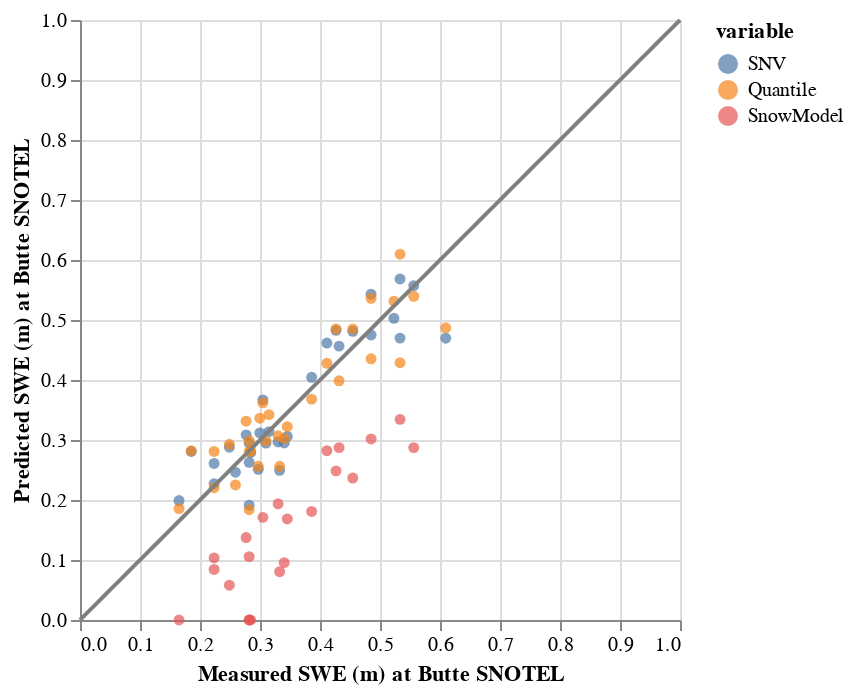

Notebook cell for this chart:
### Markdown cell above
### Plot prediction scatter:

### Code cell
data2 = {'x': np.linspace(0,1,100),
        'y': np.linspace(0,1,100)}
df_lin = pd.DataFrame(data2)
    
line = alt.Chart(df_lin).mark_line().encode(
    alt.X('x:Q'),
    alt.Y('y:Q'),
    color=alt.value("#808080")
)

butte_predict = alt.Chart(pd.melt(df_butte_pred, id_vars=['butte_swe'], value_vars=['SNV',
       'Quantile', 'SnowModel'])).mark_circle().encode(
        x = alt.X('butte_swe').title('Measured SWE (m) at Butte SNOTEL '), 
        y = alt.Y('value').title('Predicted SWE (m) at Butte SNOTEL'),
        color=alt.Color('variable', sort=['SNV','Quantile'])
    )#.properties(title='Predicted SWE at Butte')

combined = (butte_predict + line) 
combined

### Figure 1 — Vega-Lite specification as saved in the notebook (floating-point values rounded to 4 significant figures)
{"config": {"view": {"continuousWidth": 300, "continuousHeight": 300}}, "layer": [{"data": {"name": "data-1c603fc3da6c6dea2cf94de70fec39db"}, "mark": {"type": "circle"}, "encoding": {"color": {"field": "variable", "sort": ["SNV", "Quantile"], "type": "nominal"}, "x": {"field": "butte_swe", "title": "Measured SWE (m) at Butte SNOTEL ", "type": "quantitative"}, "y": {"field": "value", "title": "Predicted SWE (m) at Butte SNOTEL", "type": "quantitative"}}}, {"data": {"name": "data-99068c56b32a34900472446d57722635"}, "mark": {"type": "line"}, "encoding": {"color": {"value": "#808080"}, "x": {"field": "x", "type": "quantitative"}, "y": {"field": "y", "type": "quantitative"}}}], "$schema": "https://vega.github.io/schema/vega-lite/v5.20.1.json", "datasets": {"data-1c603fc3da6c6dea2cf94de70fec39db": [{"butte_swe": 0.1854, "variable": "SNV", "value": 0.281}, {"butte_swe": 0.315, "variable": "SNV", "value": 0.314}, {"butte_swe": 0.2972, "variable": "SNV", "value": 0.2511}, {"butte_swe": 0.6096, "variable": "SNV", "value": 0.4697}, {"butte_swe": 0.2997, "variable": "SNV", "value": 0.3118}, {"butte_swe": 0.5232, "variable": "SNV", "value": 0.5028}, {"butte_swe": 0.5334, "variable": "SNV", "value": 0.4698}, {"butte_swe": 0.4851, "variable": "SNV", "value": 0.4751}, {"butte_swe": 0.3099, "variable": "SNV", "value": 0.2948}, {"butte_swe": 0.2591, "variable": "SNV", "value": 0.2463}, {"butte_swe": 0.3302, "variable": "SNV", "value": 0.2968}, {"butte_swe": 0.2769, "variable": "SNV", "value": 0.3086}, {"butte_swe": 0.2489, "variable": "SNV", "value": 0.2879}, {"butte_swe": 0.3404, "variable": "SNV", "value": 0.295}, {"butte_swe": 0.2845, "variable": "SNV", "value": 0.2793}, {"butte_swe": 0.4547, "variable": "SNV", "value": 0.4812}, {"butte_swe": 0.3861, "variable": "SNV", "value": 0.4045}, {"butte_swe": 0.2819, "variable": "SNV", "value": 0.2946}, {"butte_swe": 0.5563, "variable": "SNV", "value": 0.5573}, {"butte_swe": 0.4267, "variable": "SNV", "value": 0.4829}, {"butte_swe": 0.3048, "variable": "SNV", "value": 0.3669}, {"butte_swe": 0.4318, "variable": "SNV", "value": 0.4564}, {"butte_swe": 0.1651, "variable": "SNV", "value": 0.1991}, {"butte_swe": 0.2235, "variable": "SNV", "value": 0.2269}, {"butte_swe": 0.4115, "variable": "SNV", "value": 0.4616}, {"butte_swe": 0.2819, "variable": "SNV", "value": 0.1913}, {"butte_swe": 0.3327, "variable": "SNV", "value": 0.2496}, {"butte_swe": 0.5334, "variable": "SNV", "value": 0.5684}, {"butte_swe": 0.2235, "variable": "SNV", "value": 0.2608}, {"butte_swe": 0.4851, "variable": "SNV", "value": 0.543}, {"butte_swe": 0.3454, "variable": "SNV", "value": 0.306}, {"butte_swe": 0.2819, "variable": "SNV", "value": 0.2629}, {"butte_swe": 0.1854, "variable": "Quantile", "value": 0.2819}, {"butte_swe": 0.315, "variable": "Quantile", "value": 0.3423}, {"butte_swe": 0.2972, "variable": "Quantile", "value": 0.2562}, {"butte_swe": 0.6096, "variable": "Quantile", "value": 0.4871}, {"butte_swe": 0.2997, "variable": "Quantile", "value": 0.3363}, {"butte_swe": 0.5232, "variable": "Quantile", "value": 0.5315}, {"butte_swe": 0.5334, "variable": "Quantile", "value": 0.4288}, {"butte_swe": 0.4851, "variable": "Quantile", "value": 0.4354}, {"butte_swe": 0.3099, "variable": "Quantile", "value": 0.2987}, {"butte_swe": 0.2591, "variable": "Quantile", "value": 0.2251}, {"butte_swe": 0.3302, "variable": "Quantile", "value": 0.3071}, {"butte_swe": 0.2769, "variable": "Quantile", "value": 0.3314}, {"butte_swe": 0.2489, "variable": "Quantile", "value": 0.2928}, {"butte_swe": 0.3404, "variable": "Quantile", "value": 0.3027}, {"butte_swe": 0.2845, "variable": "Quantile", "value": 0.2819}, {"butte_swe": 0.4547, "variable": "Quantile", "value": 0.4851}, {"butte_swe": 0.3861, "variable": "Quantile", "value": 0.3681}, {"butte_swe": 0.2819, "variable": "Quantile", "value": 0.299}, {"butte_swe": 0.5563, "variable": "Quantile", "value": 0.5396}, {"butte_swe": 0.4267, "variable": "Quantile", "value": 0.4851}, {"butte_swe": 0.3048, "variable": "Quantile", "value": 0.362}, {"butte_swe": 0.4318, "variable": "Quantile", "value": 0.3987}, {"butte_swe": 0.1651, "variable": "Quantile", "value": 0.1854}, {"butte_swe": 0.2235, "variable": "Quantile", "value": 0.2205}, {"butte_swe": 0.4115, "variable": "Quantile", "value": 0.4278}, {"butte_swe": 0.2819, "variable": "Quantile", "value": 0.1838}, {"butte_swe": 0.3327, "variable": "Quantile", "value": 0.2562}, {"butte_swe": 0.5334, "variable": "Quantile", "value": 0.6096}, {"butte_swe": 0.2235, "variable": "Quantile", "value": 0.2809}, {"butte_swe": 0.4851, "variable": "Quantile", "value": 0.5361}, {"butte_swe": 0.3454, "variable": "Quantile", "value": 0.3222}, {"butte_swe": 0.2819, "variable": "Quantile", "value": 0.2804}, {"butte_swe": 0.1854, "variable": "SnowModel", "value": null}, {"butte_swe": 0.315, "variable": "SnowModel", "value": null}, {"butte_swe": 0.2972, "variable": "SnowModel", "value": null}, {"butte_swe": 0.6096, "variable": "SnowModel", "value": null}, {"butte_swe": 0.2997, "variable": "SnowModel", "value": null}, {"butte_swe": 0.5232, "variable": "SnowModel", "value": null}, {"butte_swe": 0.5334, "variable": "SnowModel", "value": null}, {"butte_swe": 0.4851, "variable": "SnowModel", "value": null}, {"butte_swe": 0.3099, "variable": "SnowModel", "value": null}, {"butte_swe": 0.2591, "variable": "SnowModel", "value": null}, {"butte_swe": 0.3302, "variable": "SnowModel", "value": 0.1936}, {"butte_swe": 0.2769, "variable": "SnowModel", "value": 0.1375}, {"butte_swe": 0.2489, "variable": "SnowModel", "value": 0.05792}, {"butte_swe": 0.3404, "variable": "SnowModel", "value": 0.09548}, {"butte_swe": 0.2845, "variable": "SnowModel", "value": 2.807e-15}, {"butte_swe": 0.4547, "variable": "SnowModel", "value": 0.2365}, {"butte_swe": 0.3861, "variable": "SnowModel", "value": 0.181}, {"butte_swe": 0.2819, "variable": "SnowModel", "value": 1.324e-08}, {"butte_swe": 0.5563, "variable": "SnowModel", "value": 0.2873}, {"butte_swe": 0.4267, "variable": "SnowModel", "value": 0.2486}, {"butte_swe": 0.3048, "variable": "SnowModel", "value": 0.1711}, {"butte_swe": 0.4318, "variable": "SnowModel", "value": 0.2873}, {"butte_swe": 0.1651, "variable": "SnowModel", "value": 0.0}, {"butte_swe": 0.2235, "variable": "SnowModel", "value": 0.1035}, {"butte_swe": 0.4115, "variable": "SnowModel", "value": 0.2821}, {"butte_swe": 0.2819, "variable": "SnowModel", "value": 0.0}, {"butte_swe": 0.3327, "variable": "SnowModel", "value": 0.08048}, {"butte_swe": 0.5334, "variable": "SnowModel", "value": 0.3344}, {"butte_swe": 0.2235, "variable": "SnowModel", "value": 0.08419}, {"butte_swe": 0.4851, "variable": "SnowModel", "value": 0.3017}, {"butte_swe": 0.3454, "variable": "SnowModel", "value": 0.1684}, {"butte_swe": 0.2819, "variable": "SnowModel", "value": 0.1055}], "data-99068c56b32a34900472446d57722635": [{"x": 0.0, "y": 0.0}, {"x": 0.0101, "y": 0.0101}, {"x": 0.0202, "y": 0.0202}, {"x": 0.0303, "y": 0.0303}, {"x": 0.0404, "y": 0.0404}, {"x": 0.05051, "y": 0.05051}, {"x": 0.06061, "y": 0.06061}, {"x": 0.07071, "y": 0.07071}, {"x": 0.08081, "y": 0.08081}, {"x": 0.09091, "y": 0.09091}, {"x": 0.101, "y": 0.101}, {"x": 0.1111, "y": 0.1111}, {"x": 0.1212, "y": 0.1212}, {"x": 0.1313, "y": 0.1313}, {"x": 0.1414, "y": 0.1414}, {"x": 0.1515, "y": 0.1515}, {"x": 0.1616, "y": 0.1616}, {"x": 0.1717, "y": 0.1717}, {"x": 0.1818, "y": 0.1818}, {"x": 0.1919, "y": 0.1919}, {"x": 0.202, "y": 0.202}, {"x": 0.2121, "y": 0.2121}, {"x": 0.2222, "y": 0.2222}, {"x": 0.2323, "y": 0.2323}, {"x": 0.2424, "y": 0.2424}, {"x": 0.2525, "y": 0.2525}, {"x": 0.2626, "y": 0.2626}, {"x": 0.2727, "y": 0.2727}, {"x": 0.2828, "y": 0.2828}, {"x": 0.2929, "y": 0.2929}, {"x": 0.303, "y": 0.303}, {"x": 0.3131, "y": 0.3131}, {"x": 0.3232, "y": 0.3232}, {"x": 0.3333, "y": 0.3333}, {"x": 0.3434, "y": 0.3434}, {"x": 0.3535, "y": 0.3535}, {"x": 0.3636, "y": 0.3636}, {"x": 0.3737, "y": 0.3737}, {"x": 0.3838, "y": 0.3838}, {"x": 0.3939, "y": 0.3939}, {"x": 0.404, "y": 0.404}, {"x": 0.4141, "y": 0.4141}, {"x": 0.4242, "y": 0.4242}, {"x": 0.4343, "y": 0.4343}, {"x": 0.4444, "y": 0.4444}, {"x": 0.4545, "y": 0.4545}, {"x": 0.4646, "y": 0.4646}, {"x": 0.4747, "y": 0.4747}, {"x": 0.4848, "y": 0.4848}, {"x": 0.4949, "y": 0.4949}, {"x": 0.5051, "y": 0.5051}, {"x": 0.5152, "y": 0.5152}, {"x": 0.5253, "y": 0.5253}, {"x": 0.5354, "y": 0.5354}, {"x": 0.5455, "y": 0.5455}, {"x": 0.5556, "y": 0.5556}, {"x": 0.5657, "y": 0.5657}, {"x": 0.5758, "y": 0.5758}, {"x": 0.5859, "y": 0.5859}, {"x": 0.596, "y": 0.596}, {"x": 0.6061, "y": 0.6061}, {"x": 0.6162, "y": 0.6162}, {"x": 0.6263, "y": 0.6263}, {"x": 0.6364, "y": 0.6364}, {"x": 0.6465, "y": 0.6465}, {"x": 0.6566, "y": 0.6566}, {"x": 0.6667, "y": 0.6667}, {"x": 0.6768, "y": 0.6768}, {"x": 0.6869, "y": 0.6869}, {"x": 0.697, "y": 0.697}, {"x": 0.7071, "y": 0.7071}, {"x": 0.7172, "y": 0.7172}, {"x": 0.7273, "y": 0.7273}, {"x": 0.7374, "y": 0.7374}, {"x": 0.7475, "y": 0.7475}, {"x": 0.7576, "y": 0.7576}, {"x": 0.7677, "y": 0.7677}, {"x": 0.7778, "y": 0.7778}, {"x": 0.7879, "y": 0.7879}, {"x": 0.798, "y": 0.798}, {"x": 0.8081, "y": 0.8081}, {"x": 0.8182, "y": 0.8182}, {"x": 0.8283, "y": 0.8283}, {"x": 0.8384, "y": 0.8384}, {"x": 0.8485, "y": 0.8485}, {"x": 0.8586, "y": 0.8586}, {"x": 0.8687, "y": 0.8687}, {"x": 0.8788, "y": 0.8788}, {"x": 0.8889, "y": 0.8889}, {"x": 0.899, "y": 0.899}, {"x": 0.9091, "y": 0.9091}, {"x": 0.9192, "y": 0.9192}, {"x": 0.9293, "y": 0.9293}, {"x": 0.9394, "y": 0.9394}, {"x": 0.9495, "y": 0.9495}, {"x": 0.9596, "y": 0.9596}, {"x": 0.9697, "y": 0.9697}, {"x": 0.9798, "y": 0.9798}, {"x": 0.9899, "y": 0.9899}, {"x": 1.0, "y": 1.0}]}}
